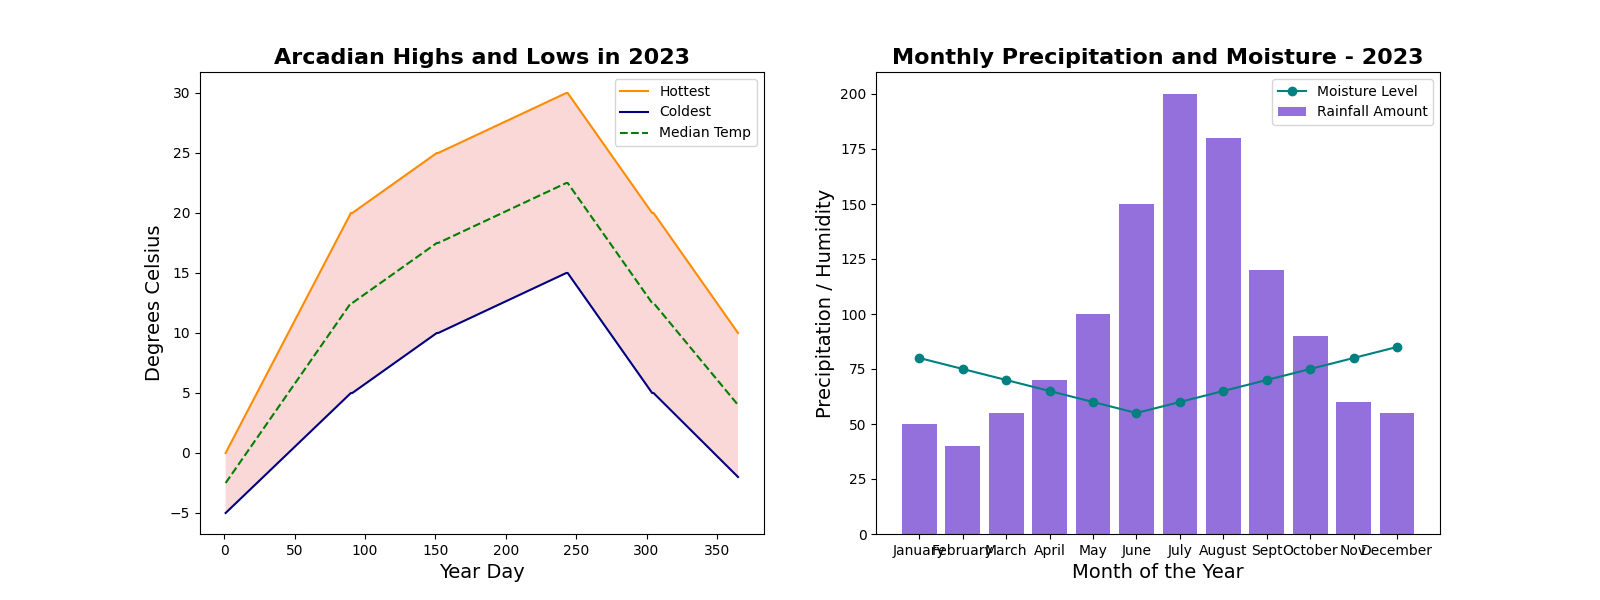

Generate this figure with Python:
import matplotlib.pyplot as plt
import numpy as np

days = np.arange(1, 366)
months = np.arange(1, 13)

high_temps = np.concatenate([
    np.linspace(0, 20, 90),
    np.linspace(20, 25, 61),
    np.linspace(25, 30, 92),
    np.linspace(30, 20, 61),
    np.linspace(20, 10, 61)
])

low_temps = np.concatenate([
    np.linspace(-5, 5, 90),
    np.linspace(5, 10, 61),
    np.linspace(10, 15, 92),
    np.linspace(15, 5, 61),
    np.linspace(5, -2, 61)
])

average_temps = (high_temps + low_temps) / 2

humidity_levels = np.array([80, 75, 70, 65, 60, 55, 60, 65, 70, 75, 80, 85])
rainfall = np.array([50, 40, 55, 70, 100, 150, 200, 180, 120, 90, 60, 55])

fig, ax = plt.subplots(1, 2, figsize=(16, 6), dpi=100)

ax[0].plot(days, high_temps, color='darkorange')
ax[0].plot(days, low_temps, color='navy')
ax[0].plot(days, average_temps, color='green', linestyle='--')
ax[0].fill_between(days, low_temps, high_temps, facecolor='lightcoral', alpha=0.3)

# Altered textual elements
ax[0].set_title('Arcadian Highs and Lows in 2023', fontsize=16, fontweight='bold')
ax[0].set_xlabel('Year Day', fontsize=14)
ax[0].set_ylabel('Degrees Celsius', fontsize=14)
ax[0].legend(['Hottest', 'Coldest', 'Median Temp'])

ax[1].bar(months, rainfall, color='mediumpurple', label='Rainfall Amount')
ax[1].plot(months, humidity_levels, color='teal', marker='o', label='Moisture Level') 

# Altered textual elements
ax[1].set_title('Monthly Precipitation and Moisture - 2023', fontsize=16, fontweight='bold')
ax[1].set_xlabel('Month of the Year', fontsize=14)
ax[1].set_ylabel('Precipitation / Humidity', fontsize=14)
ax[1].set_xticks(months)
ax[1].set_xticklabels(['January', 'February', 'March', 'April', 'May', 'June', 'July', 'August', 'Sept', 'October', 'Nov', 'December'])
ax[1].legend()

plt.show()
